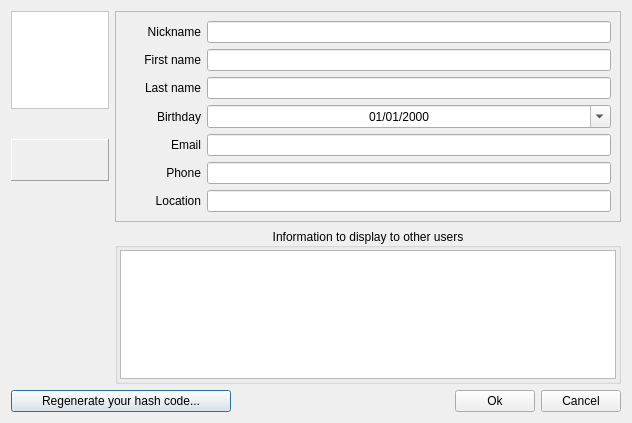
<?xml version="1.0" encoding="UTF-8"?>
<ui version="4.0">
 <class>GuiVCardDialog</class>
 <widget class="QDialog" name="GuiVCardDialog">
  <property name="geometry">
   <rect>
    <x>0</x>
    <y>0</y>
    <width>632</width>
    <height>423</height>
   </rect>
  </property>
  <property name="windowTitle">
   <string>Dialog</string>
  </property>
  <layout class="QGridLayout" name="gridLayout_3">
   <item row="4" column="0" rowspan="2">
    <spacer name="verticalSpacer">
     <property name="orientation">
      <enum>Qt::Vertical</enum>
     </property>
     <property name="sizeHint" stdset="0">
      <size>
       <width>20</width>
       <height>62</height>
      </size>
     </property>
    </spacer>
   </item>
   <item row="5" column="1">
    <widget class="QGroupBox" name="mp_gbInfo">
     <property name="title">
      <string>Information to display to other users</string>
     </property>
     <property name="alignment">
      <set>Qt::AlignCenter</set>
     </property>
     <property name="flat">
      <bool>true</bool>
     </property>
     <layout class="QGridLayout" name="gridLayout_2">
      <property name="leftMargin">
       <number>2</number>
      </property>
      <property name="topMargin">
       <number>2</number>
      </property>
      <property name="rightMargin">
       <number>2</number>
      </property>
      <property name="bottomMargin">
       <number>2</number>
      </property>
      <item row="0" column="0">
       <widget class="QPlainTextEdit" name="mp_teInfo">
        <property name="sizePolicy">
         <sizepolicy hsizetype="Expanding" vsizetype="MinimumExpanding">
          <horstretch>0</horstretch>
          <verstretch>0</verstretch>
         </sizepolicy>
        </property>
        <property name="minimumSize">
         <size>
          <width>0</width>
          <height>60</height>
         </size>
        </property>
       </widget>
      </item>
     </layout>
    </widget>
   </item>
   <item row="0" column="0">
    <widget class="QLabel" name="mp_lPhoto">
     <property name="sizePolicy">
      <sizepolicy hsizetype="Fixed" vsizetype="Fixed">
       <horstretch>0</horstretch>
       <verstretch>0</verstretch>
      </sizepolicy>
     </property>
     <property name="minimumSize">
      <size>
       <width>98</width>
       <height>98</height>
      </size>
     </property>
     <property name="maximumSize">
      <size>
       <width>98</width>
       <height>98</height>
      </size>
     </property>
     <property name="palette">
      <palette>
       <active>
        <colorrole role="Base">
         <brush brushstyle="SolidPattern">
          <color alpha="255">
           <red>255</red>
           <green>255</green>
           <blue>255</blue>
          </color>
         </brush>
        </colorrole>
        <colorrole role="Window">
         <brush brushstyle="SolidPattern">
          <color alpha="255">
           <red>255</red>
           <green>255</green>
           <blue>255</blue>
          </color>
         </brush>
        </colorrole>
       </active>
       <inactive>
        <colorrole role="Base">
         <brush brushstyle="SolidPattern">
          <color alpha="255">
           <red>255</red>
           <green>255</green>
           <blue>255</blue>
          </color>
         </brush>
        </colorrole>
        <colorrole role="Window">
         <brush brushstyle="SolidPattern">
          <color alpha="255">
           <red>255</red>
           <green>255</green>
           <blue>255</blue>
          </color>
         </brush>
        </colorrole>
       </inactive>
       <disabled>
        <colorrole role="Base">
         <brush brushstyle="SolidPattern">
          <color alpha="255">
           <red>255</red>
           <green>255</green>
           <blue>255</blue>
          </color>
         </brush>
        </colorrole>
        <colorrole role="Window">
         <brush brushstyle="SolidPattern">
          <color alpha="255">
           <red>255</red>
           <green>255</green>
           <blue>255</blue>
          </color>
         </brush>
        </colorrole>
       </disabled>
      </palette>
     </property>
     <property name="autoFillBackground">
      <bool>true</bool>
     </property>
     <property name="frameShape">
      <enum>QFrame::StyledPanel</enum>
     </property>
     <property name="frameShadow">
      <enum>QFrame::Plain</enum>
     </property>
     <property name="text">
      <string/>
     </property>
     <property name="scaledContents">
      <bool>true</bool>
     </property>
    </widget>
   </item>
   <item row="0" column="1" rowspan="5">
    <widget class="QFrame" name="mp_frame">
     <property name="sizePolicy">
      <sizepolicy hsizetype="Expanding" vsizetype="Preferred">
       <horstretch>0</horstretch>
       <verstretch>0</verstretch>
      </sizepolicy>
     </property>
     <property name="frameShape">
      <enum>QFrame::StyledPanel</enum>
     </property>
     <property name="frameShadow">
      <enum>QFrame::Sunken</enum>
     </property>
     <layout class="QGridLayout" name="gridLayout">
      <item row="2" column="1">
       <widget class="QLineEdit" name="mp_leLastName">
        <property name="maxLength">
         <number>30</number>
        </property>
       </widget>
      </item>
      <item row="3" column="1">
       <widget class="QDateEdit" name="mp_deBirthday">
        <property name="sizePolicy">
         <sizepolicy hsizetype="Expanding" vsizetype="Fixed">
          <horstretch>0</horstretch>
          <verstretch>0</verstretch>
         </sizepolicy>
        </property>
        <property name="alignment">
         <set>Qt::AlignCenter</set>
        </property>
        <property name="displayFormat">
         <string>dd/MM/yyyy</string>
        </property>
        <property name="calendarPopup">
         <bool>true</bool>
        </property>
       </widget>
      </item>
      <item row="5" column="0">
       <widget class="QLabel" name="mp_lPhone">
        <property name="sizePolicy">
         <sizepolicy hsizetype="Minimum" vsizetype="Preferred">
          <horstretch>0</horstretch>
          <verstretch>0</verstretch>
         </sizepolicy>
        </property>
        <property name="minimumSize">
         <size>
          <width>76</width>
          <height>0</height>
         </size>
        </property>
        <property name="text">
         <string>Phone</string>
        </property>
        <property name="alignment">
         <set>Qt::AlignRight|Qt::AlignTrailing|Qt::AlignVCenter</set>
        </property>
       </widget>
      </item>
      <item row="0" column="0">
       <widget class="QLabel" name="mp_lNickname">
        <property name="sizePolicy">
         <sizepolicy hsizetype="Minimum" vsizetype="Preferred">
          <horstretch>0</horstretch>
          <verstretch>0</verstretch>
         </sizepolicy>
        </property>
        <property name="minimumSize">
         <size>
          <width>76</width>
          <height>0</height>
         </size>
        </property>
        <property name="text">
         <string>Nickname</string>
        </property>
        <property name="alignment">
         <set>Qt::AlignRight|Qt::AlignTrailing|Qt::AlignVCenter</set>
        </property>
       </widget>
      </item>
      <item row="1" column="0">
       <widget class="QLabel" name="mp_lFirstName">
        <property name="sizePolicy">
         <sizepolicy hsizetype="Minimum" vsizetype="Preferred">
          <horstretch>0</horstretch>
          <verstretch>0</verstretch>
         </sizepolicy>
        </property>
        <property name="minimumSize">
         <size>
          <width>76</width>
          <height>0</height>
         </size>
        </property>
        <property name="text">
         <string>First name</string>
        </property>
        <property name="alignment">
         <set>Qt::AlignRight|Qt::AlignTrailing|Qt::AlignVCenter</set>
        </property>
       </widget>
      </item>
      <item row="1" column="1">
       <widget class="QLineEdit" name="mp_leFirstName">
        <property name="maxLength">
         <number>30</number>
        </property>
       </widget>
      </item>
      <item row="4" column="1">
       <widget class="QLineEdit" name="mp_leEmail">
        <property name="maxLength">
         <number>80</number>
        </property>
       </widget>
      </item>
      <item row="4" column="0">
       <widget class="QLabel" name="mp_lEmail">
        <property name="sizePolicy">
         <sizepolicy hsizetype="Fixed" vsizetype="Preferred">
          <horstretch>0</horstretch>
          <verstretch>0</verstretch>
         </sizepolicy>
        </property>
        <property name="minimumSize">
         <size>
          <width>76</width>
          <height>0</height>
         </size>
        </property>
        <property name="text">
         <string>Email</string>
        </property>
        <property name="alignment">
         <set>Qt::AlignRight|Qt::AlignTrailing|Qt::AlignVCenter</set>
        </property>
       </widget>
      </item>
      <item row="5" column="1">
       <widget class="QLineEdit" name="mp_lePhone">
        <property name="maxLength">
         <number>80</number>
        </property>
       </widget>
      </item>
      <item row="2" column="0">
       <widget class="QLabel" name="mp_lLastName">
        <property name="sizePolicy">
         <sizepolicy hsizetype="Minimum" vsizetype="Preferred">
          <horstretch>0</horstretch>
          <verstretch>0</verstretch>
         </sizepolicy>
        </property>
        <property name="minimumSize">
         <size>
          <width>76</width>
          <height>0</height>
         </size>
        </property>
        <property name="text">
         <string>Last name</string>
        </property>
        <property name="alignment">
         <set>Qt::AlignRight|Qt::AlignTrailing|Qt::AlignVCenter</set>
        </property>
       </widget>
      </item>
      <item row="3" column="0">
       <widget class="QLabel" name="mp_lBirthday">
        <property name="sizePolicy">
         <sizepolicy hsizetype="Fixed" vsizetype="Preferred">
          <horstretch>0</horstretch>
          <verstretch>0</verstretch>
         </sizepolicy>
        </property>
        <property name="minimumSize">
         <size>
          <width>76</width>
          <height>0</height>
         </size>
        </property>
        <property name="text">
         <string>Birthday</string>
        </property>
        <property name="alignment">
         <set>Qt::AlignRight|Qt::AlignTrailing|Qt::AlignVCenter</set>
        </property>
       </widget>
      </item>
      <item row="0" column="1">
       <widget class="QLineEdit" name="mp_leNickname">
        <property name="text">
         <string/>
        </property>
        <property name="maxLength">
         <number>50</number>
        </property>
       </widget>
      </item>
      <item row="6" column="0">
       <widget class="QLabel" name="mp_lRoom">
        <property name="toolTip">
         <string>Your room, location or address</string>
        </property>
        <property name="text">
         <string>Location</string>
        </property>
        <property name="alignment">
         <set>Qt::AlignRight|Qt::AlignTrailing|Qt::AlignVCenter</set>
        </property>
       </widget>
      </item>
      <item row="6" column="1">
       <widget class="QLineEdit" name="mp_leRoom"/>
      </item>
     </layout>
    </widget>
   </item>
   <item row="2" column="0">
    <widget class="QFrame" name="frame">
     <property name="sizePolicy">
      <sizepolicy hsizetype="Fixed" vsizetype="Preferred">
       <horstretch>0</horstretch>
       <verstretch>0</verstretch>
      </sizepolicy>
     </property>
     <property name="minimumSize">
      <size>
       <width>98</width>
       <height>42</height>
      </size>
     </property>
     <property name="maximumSize">
      <size>
       <width>98</width>
       <height>16777215</height>
      </size>
     </property>
     <property name="frameShape">
      <enum>QFrame::Panel</enum>
     </property>
     <property name="frameShadow">
      <enum>QFrame::Raised</enum>
     </property>
     <layout class="QHBoxLayout" name="horizontalLayout">
      <property name="spacing">
       <number>2</number>
      </property>
      <property name="leftMargin">
       <number>2</number>
      </property>
      <property name="topMargin">
       <number>2</number>
      </property>
      <property name="rightMargin">
       <number>2</number>
      </property>
      <property name="bottomMargin">
       <number>2</number>
      </property>
      <item>
       <widget class="QPushButton" name="mp_pbChangePhoto">
        <property name="maximumSize">
         <size>
          <width>26</width>
          <height>26</height>
         </size>
        </property>
        <property name="toolTip">
         <string>Add or change photo</string>
        </property>
        <property name="icon">
         <iconset resource="../beebeep.qrc">
          <normaloff>:/images/add.png</normaloff>:/images/add.png</iconset>
        </property>
        <property name="iconSize">
         <size>
          <width>24</width>
          <height>24</height>
         </size>
        </property>
        <property name="autoDefault">
         <bool>false</bool>
        </property>
        <property name="flat">
         <bool>true</bool>
        </property>
       </widget>
      </item>
      <item>
       <widget class="QPushButton" name="mp_pbRemovePhoto">
        <property name="maximumSize">
         <size>
          <width>26</width>
          <height>26</height>
         </size>
        </property>
        <property name="toolTip">
         <string>Remove photo</string>
        </property>
        <property name="text">
         <string/>
        </property>
        <property name="icon">
         <iconset resource="../beebeep.qrc">
          <normaloff>:/images/delete.png</normaloff>:/images/delete.png</iconset>
        </property>
        <property name="iconSize">
         <size>
          <width>24</width>
          <height>24</height>
         </size>
        </property>
        <property name="autoDefault">
         <bool>false</bool>
        </property>
        <property name="flat">
         <bool>true</bool>
        </property>
       </widget>
      </item>
      <item>
       <widget class="QPushButton" name="mp_pbColor">
        <property name="maximumSize">
         <size>
          <width>26</width>
          <height>26</height>
         </size>
        </property>
        <property name="toolTip">
         <string>Change your nickname color</string>
        </property>
        <property name="icon">
         <iconset resource="../beebeep.qrc">
          <normaloff>:/images/font-color.png</normaloff>:/images/font-color.png</iconset>
        </property>
        <property name="iconSize">
         <size>
          <width>24</width>
          <height>24</height>
         </size>
        </property>
        <property name="autoDefault">
         <bool>false</bool>
        </property>
        <property name="flat">
         <bool>true</bool>
        </property>
       </widget>
      </item>
     </layout>
    </widget>
   </item>
   <item row="6" column="0" colspan="2">
    <layout class="QHBoxLayout" name="horizontalLayout_2">
     <item>
      <widget class="QPushButton" name="mp_pbRegenerateHash">
       <property name="minimumSize">
        <size>
         <width>220</width>
         <height>0</height>
        </size>
       </property>
       <property name="text">
        <string>Regenerate your hash code...</string>
       </property>
      </widget>
     </item>
     <item>
      <spacer name="horizontalSpacer">
       <property name="orientation">
        <enum>Qt::Horizontal</enum>
       </property>
       <property name="sizeHint" stdset="0">
        <size>
         <width>141</width>
         <height>20</height>
        </size>
       </property>
      </spacer>
     </item>
     <item>
      <widget class="QPushButton" name="mp_pbOk">
       <property name="text">
        <string>Ok</string>
       </property>
      </widget>
     </item>
     <item>
      <widget class="QPushButton" name="mp_pbCancel">
       <property name="text">
        <string>Cancel</string>
       </property>
      </widget>
     </item>
    </layout>
   </item>
   <item row="1" column="0">
    <widget class="QLabel" name="mp_lColor"/>
   </item>
  </layout>
 </widget>
 <tabstops>
  <tabstop>mp_leNickname</tabstop>
  <tabstop>mp_leFirstName</tabstop>
  <tabstop>mp_leLastName</tabstop>
  <tabstop>mp_deBirthday</tabstop>
  <tabstop>mp_leEmail</tabstop>
  <tabstop>mp_lePhone</tabstop>
  <tabstop>mp_leRoom</tabstop>
  <tabstop>mp_teInfo</tabstop>
  <tabstop>mp_pbChangePhoto</tabstop>
  <tabstop>mp_pbRemovePhoto</tabstop>
  <tabstop>mp_pbColor</tabstop>
  <tabstop>mp_pbOk</tabstop>
  <tabstop>mp_pbCancel</tabstop>
  <tabstop>mp_pbRegenerateHash</tabstop>
 </tabstops>
 <resources>
  <include location="../beebeep.qrc"/>
 </resources>
 <connections/>
</ui>
